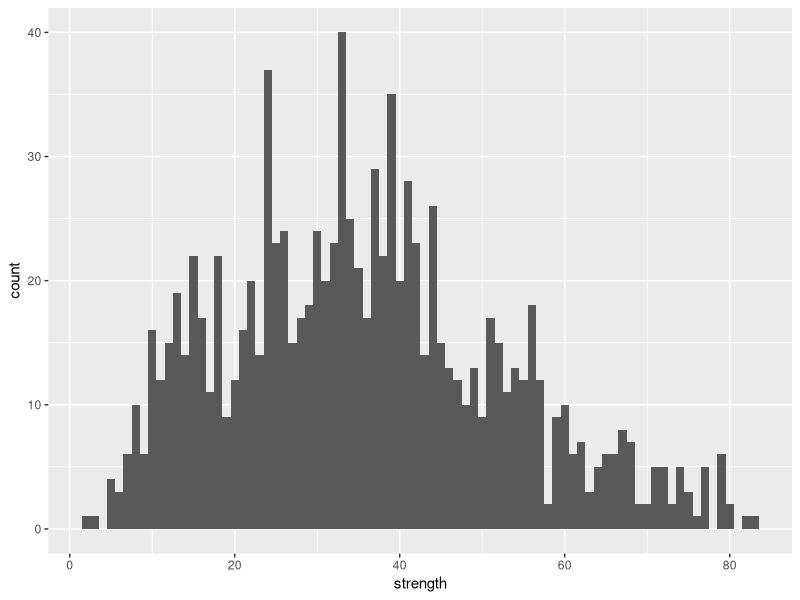
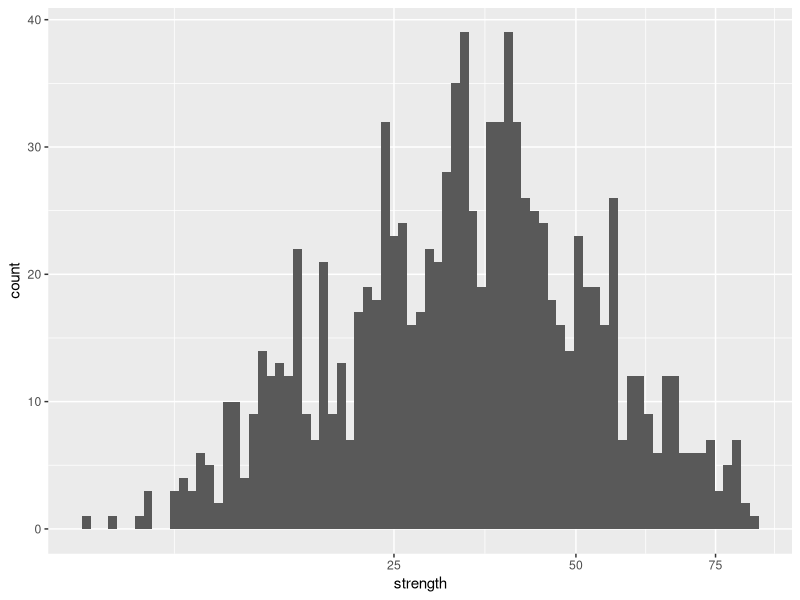
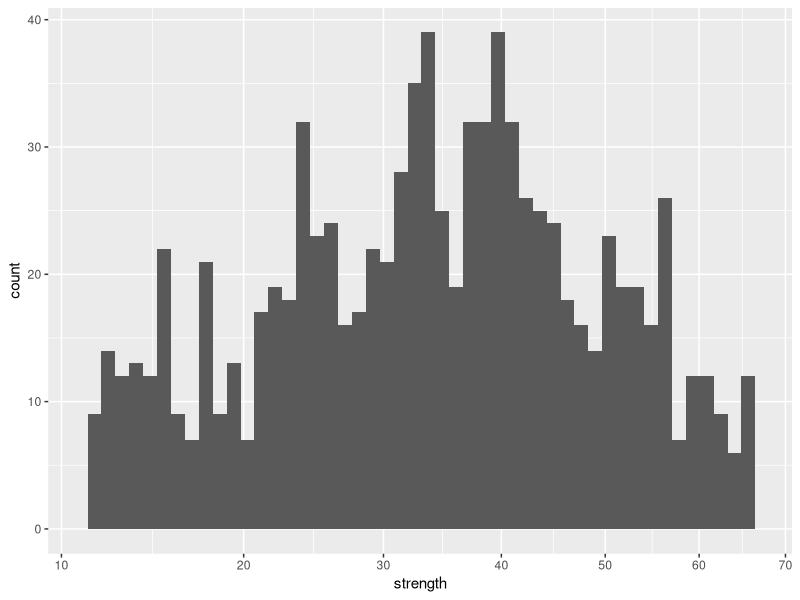
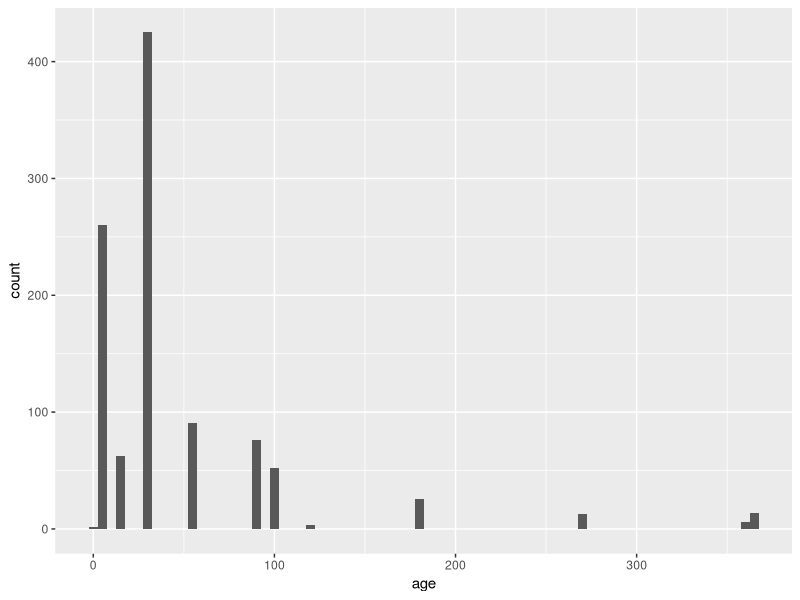
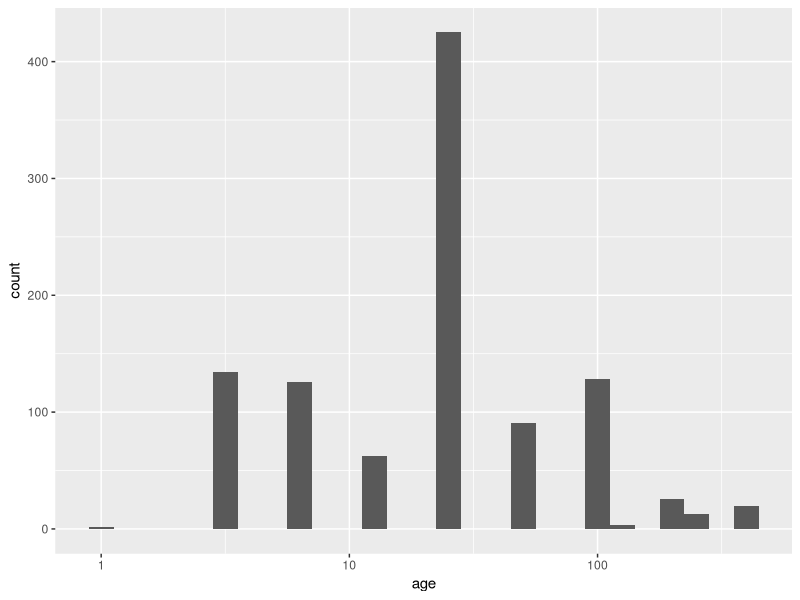
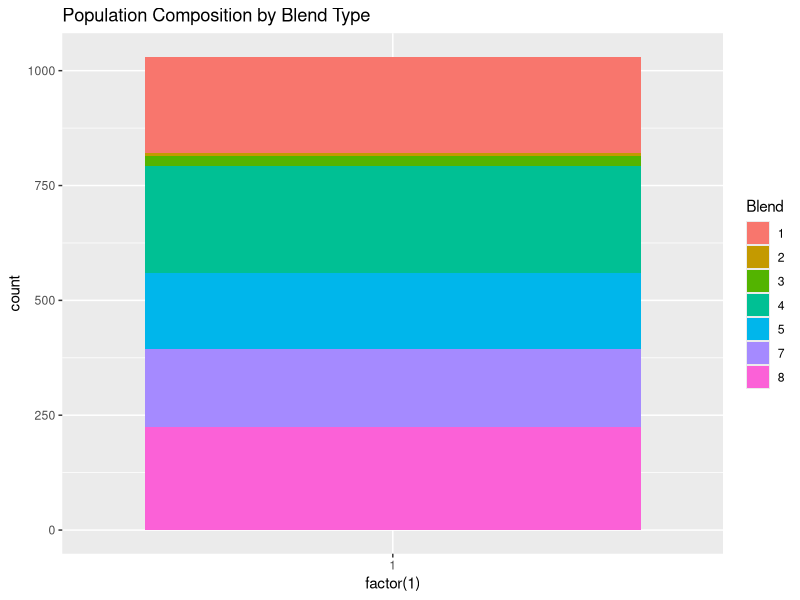
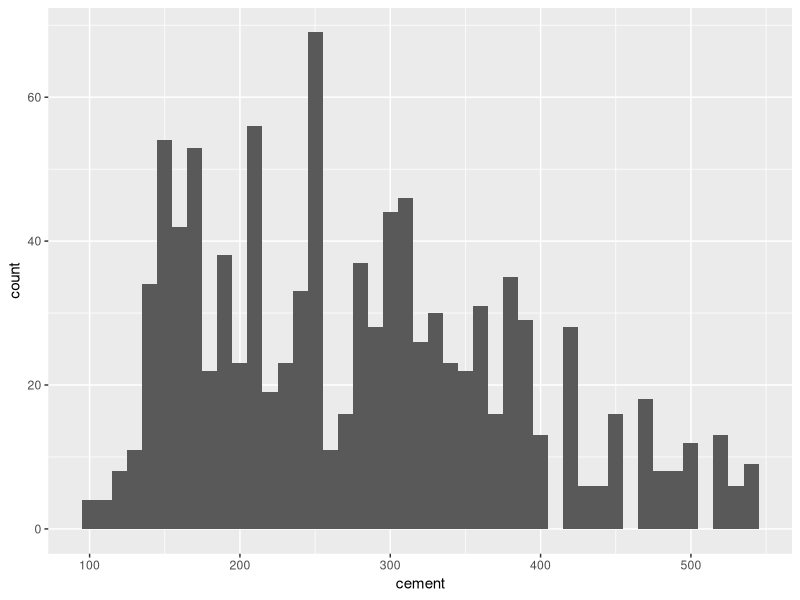
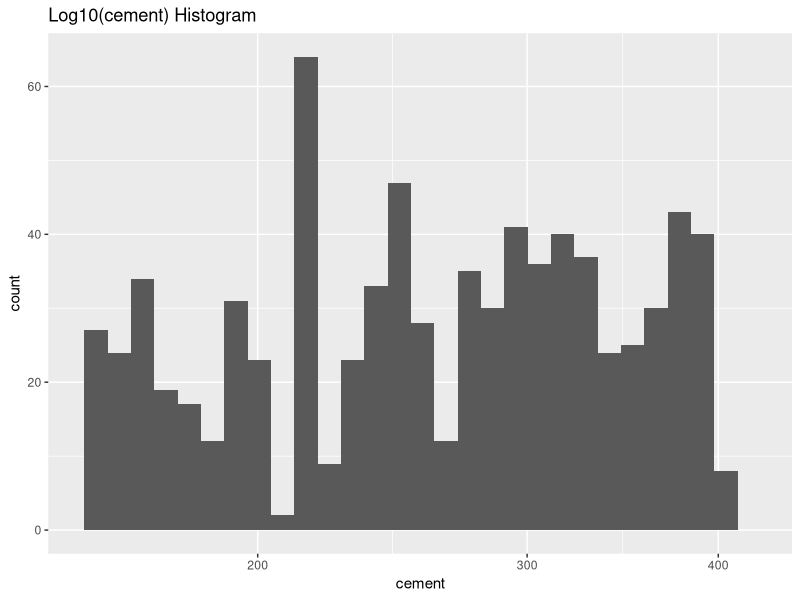

Generate these figures, in order, with R:
## ---- chunk 1
# http://archive.ics.uci.edu/ml/
# http://www.aboutcivil.org/tests-on-concrete.html 
# http://www.cookbook-r.com/Graphs/Colors_(ggplot2)/
# https://stat.ethz.ch/pipermail/r-help/2007-March/128181.html
# http://www.computerworld.com/article/2486425/business-intelligence/business-intelligence-4-data-wrangling-tasks-in-r-for-advanced-beginners.html?page=2
# http://www.r-bloggers.com/my-favorite-graphs/
# http://www.r-bloggers.com/side-by-side-box-plots-with-patterns-from-data-sets-stacked-by-reshape2-and-melt-in-r/
# http://docs.ggplot2.org/current/scale_brewer.html
# http://stackoverflow.com/questions/20442693/how-to-use-ggplot2-to-generate-a-pie-graph
# https://stat.ethz.ch/R-manual/R-devel/library/base/html/nrow.html
# http://www.cookbook-r.com/Graphs/Axes_(ggplot2)/
# http://yihui.name/printr/
# http://www.statmethods.net/stats/regression.html

## ---- chunk 2
# Load all of the packages that you end up using
# in your analysis in this code chunk.

# Notice that the parameter "echo" was set to FALSE for this code chunk.
# This prevents the code from displaying in the knitted HTML output.
# You should set echo=FALSE for all code chunks in your file.
library(dplyr)
library(ggplot2)
library(reshape2)
library(gridExtra)
library(knitr)
library(GGally)
require(scales)

cc_palette<-"Paired"
## ---- chunk 3
# Load the Data
#getwd()
setwd('~/Documents/Udacity/R')
#list.files()

cc<- read.csv('Concrete_Data.csv')

## ---- chunk 4
summary(cc)
## ---- chunk 5

ggplot(aes(x=strength),data=cc) + 
  geom_histogram(binwidth=1) +
  scale_x_continuous()

## ---- chunk 6

ggplot(aes(strength),data=cc) + 
  geom_histogram(binwidth=0.1) +
  scale_x_sqrt()

## ---- chunk 7

ggplot(aes(strength),data=cc) + 
  geom_histogram(binwidth=0.1) +
  scale_x_sqrt(limits=c(quantile(cc$strength,0.05),quantile(cc$strength,0.95)))

## ---- chunk 8

ggplot(aes(x=age),data=cc) + geom_histogram(binwidth=5)
summary(cc$age)

## ---- chunk 9

ggplot(aes(x=age),data=cc) + geom_histogram(binwidth=0.1) + scale_x_log10()

## ---- chunk 10
#colSums(cc==0)

kable(colSums(cc==0), col.names = c("Zeros"))
## ---- chunk 11
#counts <- melt(cc,c('age','strength'))

#ggplot(aes(x=value),data=counts) + 
#  geom_histogram(binwidth=5) + 
#  facet_wrap( ~ variable,scales='free')

## ---- chunk 12

# Add a number to represent each blend (1-8)
cc<-transform(cc,additive_coef=(ifelse(slag,4,0)) + (ifelse(plasticizer,2,0)) + (ifelse(flyash,1,0)) +1)
#cc$additive_coef<-factor(cc$additive_coef)

ggplot(data=cc,aes(x=factor(1),fill=factor(additive_coef))) + 
  geom_bar() +
  scale_fill_discrete(name = "Blend") +
  ggtitle("Population Composition by Blend Type")
  scale_colour_brewer( palette=cc_palette) #+
#  coord_polar(theta = 'y')
## ---- chunk 13

addblends<-function(sl,pl,fa) {
  
    # Return a count of rows from a 
    # subset based on three passed in variables.
    return (nrow(subset(cc,additive_coef==(ifelse(sl,4,0)) + 
                        (ifelse(pl,2,0)) + 
                        (ifelse(fa,1,0)) + 1)))
  
}

# Create a table to support the creation of a pie chart.
Blend<-seq(1,8)
Slag<-c(FALSE,FALSE,FALSE,FALSE,TRUE,TRUE,TRUE,TRUE)
Plasticizer<-c(FALSE,FALSE,TRUE,TRUE,FALSE,FALSE,TRUE,TRUE)
FlyAsh<-c(FALSE,TRUE,FALSE,TRUE,FALSE,TRUE,FALSE,TRUE)

suppressWarnings(rm(blends))
blends <- data.frame(Blend,Slag,Plasticizer,FlyAsh)
blends$Obs_Count<-apply(blends[,c('Slag','Plasticizer','FlyAsh')],1,function(x) {addblends(x[1],x[2],x[3])})

kable(blends,caption = "Table showing the various identified blends based on the presence of additives")
#blends<-melt(blends,c('Obs_Count','Blend'))

## ---- chunk 14
# rcounts <- melt(c_ratios,c('age','strength'))
# summary(rcounts)

#Return the components as ratios given the dataframe as input and a variable for a given denominator.

make_ratio <- function(c_sample,denominator) {
  #avoid divide by zero by returning the same
  denominator <-ifelse(denominator==0,1,denominator)
  return(transform(c_sample,
                     cement=cement/denominator,
                     slag=slag/denominator,
                     flyash=flyash/denominator,
                     water=water/denominator,
                     plasticizer=plasticizer/denominator,
                     coarse_agg=coarse_agg/denominator,
                     fine_agg=fine_agg/denominator
                     ))
}


#Make dataframes based on two ratios to compare
c_ratios <- make_ratio(cc,cc$cement)
w_ratios <- make_ratio(cc,cc$water)

#Create  ratios based on the total weight instead of one ingredient
tot_ratios <- transform(cc,tot_weight=(water + 
                                         cement + 
                                         fine_agg + 
                                         coarse_agg + 
                                         flyash + 
                                         slag + 
                                         plasticizer))

#tot_ratios <- transform(cc,hydration=((water) / (cement + 
#                                                   fine_agg + 
#                                                   coarse_agg + 
#                                                   flyash + 
#                                                   slag + 
#                                                   plasticizer)))

tot_ratios <- make_ratio(tot_ratios,tot_ratios$tot_weight)
#dry_ratios <- make_ratio(tot_ratios,tot_ratios$hydration)

#ggpairs(c_ratios)

## ---- chunk 15
summary(c_ratios)
## ---- chunk 16

ggplot(aes(x=cement),data=cc) + geom_histogram(binwidth=10)

## ---- chunk 17

ggplot(aes(x=cement),data=cc) + geom_histogram() +
  scale_x_log10(limits=c(quantile(cc$cement,0.1),
                         quantile(cc$cement,0.9))) +
    ggtitle("Log10(cement) Histogram")

## ---- chunk 18
ggplot(aes(x=water),data=c_ratios) + geom_histogram(binwidth=0.05) +
  scale_x_continuous()
## ---- chunk 19
ggplot(aes(x=water),data=c_ratios) + geom_histogram(binwidth=0.05) + 
  scale_x_log10(breaks=seq(1,5,1),
                limit=c(quantile(c_ratios$water,0.05),
                        quantile(c_ratios$water,0.95))) +
  ggtitle("Log10(water) Histogram")

ggplot(aes(x=water),data=c_ratios) + geom_histogram(binwidth=0.05) + 
  scale_x_sqrt(breaks=seq(1,5,1),
               limit=c(quantile(c_ratios$water,0.05),
                       quantile(c_ratios$water,0.95))) +
    ggtitle("Sqrt(water) Histogram")

## ---- chunk 20

ggplot(aes(x=slag),data=c_ratios) + geom_histogram(binwidth=0.05) +
  scale_x_continuous()
## ---- chunk 21

ggplot(aes(x=slag),data=c_ratios) + geom_histogram(binwidth=0.05) +
 scale_x_continuous(limits=c(0.1,quantile(c_ratios$slag,0.95))) +
 ggtitle("Slag Histogram Trimmed of Zeros and Outliers")
 
ggplot(aes(x=slag),data=c_ratios) + geom_histogram(binwidth=0.05) +
 scale_x_log10(limits=c(0.1,quantile(c_ratios$slag,0.95)),breaks=seq(0.4,1.2,0.4))+
 ggtitle("log10(slag) Histogram")
 
ggplot(aes(x=slag),data=c_ratios) + geom_histogram(binwidth=0.05) +
 scale_x_sqrt(limits=c(0.1,quantile(c_ratios$slag,0.95)))+
 ggtitle("sqrt(slag) Histogram")
 
## ---- chunk 22

ggplot(aes(x=flyash),data=c_ratios) + geom_histogram(binwidth=0.05)

## ---- chunk 23

ggplot(aes(x=flyash),data=c_ratios) + geom_histogram(binwidth=0.05) +
 scale_x_continuous(limits=c(0.1,quantile(c_ratios$flyash,0.95)),breaks=seq(0.25,1,0.25)) +
 ggtitle("Flyash Histogram Trimmed of Zeros and Outliers")
 
ggplot(aes(x=flyash),data=c_ratios) + geom_histogram(binwidth=0.05) +
 scale_x_log10(limits=c(0.1,quantile(c_ratios$flyash,0.95)),breaks=seq(0.25,1,0.25))+
 ggtitle("log10(flyash) Histogram")
 
ggplot(aes(x=flyash),data=c_ratios) + geom_histogram(binwidth=0.05) +
 scale_x_sqrt(limits=c(0.1,quantile(c_ratios$flyash,0.95)),breaks=seq(0.25,1,0.25))+
 ggtitle("sqrt(flyash) Histogram")
## ---- chunk 24

ggplot(aes(x=plasticizer),data=c_ratios) + geom_histogram(binwidth=0.01)

## ---- chunk 25

ggplot(aes(x=plasticizer),data=c_ratios) + 
  geom_histogram(binwidth=0.002) +
  scale_x_continuous(limits=c(0.01,quantile(c_ratios$plasticizer,0.95))) +
  ggtitle("Pasticizer Histogram with Zeros and Outliers Removed")

ggplot(aes(x=plasticizer),data=c_ratios) + 
  geom_histogram(binwidth=0.01) +
  scale_x_log10(limits=c(0.01,quantile(c_ratios$plasticizer,0.95)),
                breaks=seq(0.01,0.06,0.01)) +
  ggtitle("log10(pasticizer) Histogram")
 
 ggplot(aes(x=plasticizer),data=c_ratios) + 
   geom_histogram(binwidth=0.005) +
   scale_x_sqrt(limits=c(0.01,quantile(c_ratios$plasticizer,0.95)),
                breaks=seq(0.01,0.06,0.01)) +
   ggtitle("sqrt(pasticizer) Histogram")

## ---- chunk 26

ggplot(aes(x=fine_agg),data=c_ratios) + geom_histogram(binwidth=0.2)

## ---- chunk 27

ggplot(aes(x=fine_agg),data=c_ratios) + 
   geom_histogram(binwidth=0.02) +
   scale_x_log10(limits=c(quantile(c_ratios$fine_agg,0.05),
                          quantile(c_ratios$fine_agg,0.95)),
                 breaks=seq(1,6,1)) +
   ggtitle("log10(fine_agg) Histogram")
 
ggplot(aes(x=fine_agg),data=c_ratios) + 
  geom_histogram(binwidth=0.05) +
  scale_x_sqrt(limits=c(quantile(c_ratios$fine_agg,0.05),
                        quantile(c_ratios$fine_agg,0.95)),
               breaks=seq(1,6,1)) +
  ggtitle("sqrt(fine_agg) Histogram")
## ---- chunk 28

ggplot(aes(x=coarse_agg),data=c_ratios) + geom_histogram(binwidth=0.2)
## ---- chunk 29

ggplot(aes(x=coarse_agg),data=c_ratios) + 
  geom_histogram(binwidth=0.02) +
  scale_x_log10(limits=c(quantile(c_ratios$coarse_agg,0.05),quantile(c_ratios$coarse_agg,0.95)),
                 breaks=seq(1,8,1)) +
  ggtitle("log10(coarse_agg) Histogram")
 
ggplot(aes(x=coarse_agg),data=c_ratios) + 
  geom_histogram(binwidth=0.05) +
  scale_x_sqrt(limits=c(quantile(c_ratios$coarse_agg,0.05),quantile(c_ratios$coarse_agg,0.95)),
                 breaks=seq(1,8,1)) +
  ggtitle("sqrt(coarse_agg) Histogram")
## ---- chunk 30
ggcorr(w_ratios, method = c("pairwise", "pearson"), pallette = "RdYlGn", label = TRUE, cex=2.5) +
 ggtitle("Ratio of Water")
## ---- chunk 31
ggcorr(c_ratios, method = c("pairwise", "pearson"), pallette = "RdYlGn", label = TRUE, cex=2.5) +
  ggtitle("Ratio of Cement")
## ---- chunk 32
ggcorr(tot_ratios, method = c("pairwise", "pearson"), pallette = "RdYlGn", label = TRUE, cex=2.5) +
  ggtitle("Ratio of Total")
## ---- chunk 33
summary(tot_ratios$tot_weight)
## ---- chunk 34
#water ratio
#pairs(w_ratios)

#cement ratio
#pairs(c_ratios)



# pairs(data=w_ratios,~ strength + log10(age) + log10(water) + sqrt(flyash) + sqrt(slag) + sqrt(plasticizer) + coarse_agg + fine_agg, lower.panel=panel.smooth, pch=20, main="Cement Mixture Scatterplot Matrix "  )

#ggpairs(data=c_ratios,~ strength + 
#                        log10(age) + 
#                        log10(water) + 
#                        sqrt(flyash) + 
#                        sqrt(slag) + 
#                        sqrt(plasticizer) + 
#                        coarse_agg + 
#                        fine_agg, 
#                    lower.panel=panel.smooth, 
#                    pch=20, 
#                    main="Cement Mixture Scatterplot Matrix"  )

#ggpairs(data=c_ratios)
#ggpairs(c_ratios, 
#  upper = list(params = c(size = 4)),
#  diag=list(continuous="bar", params=c(colour="blue")),
#  lower = list(continuous = "smooth", params = c(method = "loess", fill = "blue"))
#)

## ---- chunk 35

ggplot(aes(x=age,y=strength),data=c_ratios) +
  geom_point( alpha=0.2,na.position=position_jitter(w=0.1,h=0.1)) +
  geom_smooth(method='loess',na.rm=TRUE) + 
  scale_x_continuous(limits=c(1,365)) +
  scale_y_continuous()

fit1 <- lm(strength ~ age,
                        data=c_ratios)
summary(fit1)
## ---- chunk 36

ggplot(aes(x=age,y=strength),data=c_ratios) +
  geom_point( alpha=0.2,na.rm=TRUE,position=position_jitter(w=0.1,h=0.1)) +
  geom_smooth(method='loess',na.rm=TRUE) + 
  scale_x_log10(limits=c(1,365)) +
  scale_y_continuous()

fit2 <- lm(log10(strength) ~ age,
                        data=c_ratios)
summary(fit2)

## ---- chunk 37

ggplot(aes(x=age,y=strength),data=c_ratios) +
  geom_point( alpha=0.2,na.rm=TRUE,position=position_jitter(w=0.1,h=0.1)) +
  geom_smooth(method='loess',na.rm=TRUE) + 
  scale_x_log10(limits=c(1,365)) +
  scale_y_log10()

fit3 <- lm(log10(strength) ~ log10(age),
                        data=c_ratios)
summary(fit3)


## ---- chunk 38

ggplot(aes(x=water,y=strength),data=c_ratios) + 
  geom_point(alpha=0.4,na.rm=TRUE,position=position_jitter(w=0.1,h=0.1)) + 
  geom_smooth(method='loess',na.rm=TRUE) + 
  scale_x_continuous(limits=c(quantile(c_ratios$water,0.1),
                              quantile(c_ratios$water,0.9)),
                    breaks=seq(0.25,1,0.25)) +
  scale_y_log10()

fit1 <- lm(log10(strength) ~ water,
                        data=c_ratios)
summary(fit1)

## ---- chunk 39
ggplot(aes(x=water,y=strength),data=c_ratios) + 
  geom_point(alpha=0.4,na.rm=TRUE,position=position_jitter(w=0.1,h=0.1)) + 
  geom_smooth(method='loess',na.rm=TRUE) + 
  scale_x_log10(limits=c(0.25,quantile(c_ratios$water,0.9)),breaks=seq(0.25,1,0.25)) +
  scale_y_log10()

fit2 <- lm(log10(strength) ~ log10(water),
                        data=c_ratios)
summary(fit2)

## ---- chunk 40

ggplot(aes(x=water,y=strength),data=c_ratios) + 
  geom_point(alpha=0.4,na.rm=TRUE,position=position_jitter(w=0.1,h=0.1)) + 
  geom_smooth(method='loess',na.rm=TRUE) + 
  scale_x_sqrt(limits=c(0.25,quantile(c_ratios$water,0.9)),breaks=seq(0.25,1,0.25)) +
  scale_y_log10()

fit3 <- lm(log10(strength) ~ sqrt(water),
                        data=c_ratios)
summary(fit3)
## ---- chunk 41

ggplot(aes(x=slag,y=strength),data=c_ratios) + 
  geom_point( alpha=0.2,na.rm=TRUE,position=position_jitter(w=0.01,h=0.01)) + 
  geom_smooth(method='loess',na.rm=TRUE) + 
  scale_x_sqrt(limits=c(0.25,quantile(c_ratios$slag,0.9)),breaks=c(0.45,1.0,0.15)) +
  scale_y_sqrt()
## ---- chunk 42
ggplot(aes(x=flyash,y=strength),data=c_ratios) + 
  geom_point( alpha=0.4,na.rm=TRUE,position=position_jitter(w=0.01,h=0.01)) + 
  geom_smooth(method='loess',na.rm=TRUE) + 
  scale_x_sqrt(limits=c(0.25,quantile(c_ratios$flyash,0.9))) +
  scale_y_sqrt()
## ---- chunk 43
ggplot(aes(x=plasticizer,y=strength),data=c_ratios) + 
  geom_point( alpha=0.4,na.rm=TRUE,position=position_jitter(w=0.1,h=0.1)) + 
  geom_smooth(method='loess',na.rm=TRUE) + 
  scale_x_sqrt(limits=c(0.025,quantile(c_ratios$plasticizer,0.9))) +
  scale_y_sqrt()
## ---- chunk 44
ggplot(aes(x=fine_agg,y=strength),data=c_ratios) +
  geom_point( alpha=0.2,na.rm=TRUE,position=position_jitter(w=0.1,h=0.1)) +
  geom_smooth(method='loess',na.rm=TRUE) + 
  scale_x_log10(limits=c(quantile(c_ratios$fine_agg,0.1),quantile(c_ratios$fine_agg,0.9)), breaks=seq(1,4,0.5)) +
  scale_y_sqrt(limits=c(quantile(c_ratios$strength,0.1),quantile(c_ratios$strength,0.9)), breaks=seq(10,100,10))
## ---- chunk 45
ggplot(aes(x=coarse_agg,y=strength),data=c_ratios) +
  geom_point( alpha=0.2,na.rm=TRUE,position=position_jitter(w=0.1,h=0.1)) +
  geom_smooth(method='loess',na.rm=TRUE) + 
  scale_x_log10(limits=c(quantile(c_ratios$coarse_agg,0.1),quantile(c_ratios$coarse_agg,0.9)), breaks=seq(1,6,0.5)) +
  scale_y_sqrt(limits=c(quantile(c_ratios$strength,0.1),quantile(c_ratios$strength,0.9)), breaks=seq(10,100,10))
## ---- chunk 46

ggplot(aes(x=factor(additive_coef), y=strength),data=c_ratios) + geom_boxplot() + scale_x_discrete(breaks=seq(1,8)) + xlab('Concrete Blend') + ylab('Strength') + scale_colour_brewer( palette=cc_palette) 

## ---- chunk 47

c_ratios$Has_Fly_Ash<-ifelse(c_ratios$flyash==0,FALSE,TRUE)
c_ratios$Has_Plasticizer<-ifelse(c_ratios$plasticizer==0,FALSE,TRUE)
c_ratios$Has_Slag<-ifelse(c_ratios$slag==0,FALSE,TRUE)

ggplot(aes(x=water,y=strength),data=c_ratios) + 
  geom_point( aes(color=age),na.rm=TRUE) + 
  geom_smooth(method='loess',na.rm=TRUE) + 
  scale_color_gradient() +
  scale_x_log10(limits=c(0.25,quantile(c_ratios$water,0.9)),breaks=seq(0.25,1,0.25)) +
  scale_y_sqrt()

## ---- chunk 48

ggplot(aes(x=water,y=strength),data=c_ratios) + 
  geom_point( aes(color=log10(age)),na.rm=TRUE) + 
  geom_smooth(method='loess',na.rm=TRUE) + 
  scale_color_gradient() +
  scale_x_log10(limits=c(0.25,quantile(c_ratios$water,0.9)),breaks=seq(0.25,1,0.25)) +
  scale_y_sqrt()

## ---- chunk 49
day_breaks<-c(0,30,120,240,365)
c_ratios$age_range<-cut(c_ratios$age,breaks=day_breaks)

ggplot(aes(x=water,y=strength),data=c_ratios) + 
  geom_point( aes(color=age_range),na.rm=TRUE) + 
  geom_smooth(aes(color=age_range),method="loess",na.rm=TRUE,se=FALSE) + 
  scale_color_discrete() +
  scale_x_log10(limits=c(0.25,quantile(c_ratios$water,0.9)),breaks=seq(0.25,1,0.25)) +
  scale_y_sqrt()

## ---- chunk 50
hydration_levels<-seq(0,2.5,0.25)
c_ratios$hydration_level<-cut(c_ratios$water,breaks=hydration_levels)

ggplot(aes(x=age,y=strength),data=c_ratios) + 
  geom_point( aes(color=hydration_level),
              alpha=0.4,
              position=position_jitter(w=0.1,h=0.1),na.rm=TRUE) + 
  geom_smooth(aes(color=hydration_level),method="lm",na.rm=TRUE,se=FALSE) + 
  scale_color_discrete() +
  scale_x_log10() +
  scale_y_sqrt()
## ---- chunk 51

ggplot(aes(x=water,y=strength),data=c_ratios) + 
  geom_point( aes(color=Has_Plasticizer,size=slag),position=position_jitter(w=0.1,h=0.1),na.rm=TRUE) + 
  geom_smooth(aes(color=Has_Plasticizer),method='loess',na.rm=TRUE) + 
 # scale_colour_brewer( palette=2) +
  scale_x_log10(limits=c(quantile(c_ratios$water,0.05),
                         quantile(c_ratios$water,0.95)),
                breaks=seq(0.25,1.25,0.25)) +
  scale_y_sqrt()
## ---- chunk 52
ggplot(aes(x=water,y=strength),data=c_ratios) + 
  geom_point( aes(color=Has_Slag,size=plasticizer),position=position_jitter(w=0.1,h=0.1),na.rm=TRUE) + 
  geom_smooth(aes(color=Has_Slag),method='loess',na.rm=TRUE) + 
 # scale_colour_brewer( palette=2) +
  scale_x_log10(limits=c(quantile(c_ratios$water,0.05),
                         quantile(c_ratios$water,0.95)),
                breaks=seq(0.25,1.25,0.25)) +
  scale_y_sqrt()

## ---- chunk 53
ggplot(aes(x=water,y=strength),data=c_ratios) + 
  geom_point( aes(color=Has_Plasticizer,size=flyash),position=position_jitter(w=0.1,h=0.1),na.rm=TRUE) + 
  geom_smooth(aes(color=Has_Plasticizer),method='loess',na.rm=TRUE) + 
 # scale_colour_brewer( palette=2) +
  scale_x_log10(limits=c(quantile(c_ratios$water,0.05),
                         quantile(c_ratios$water,0.95)),
                breaks=seq(0.25,1.25,0.25)) +
  scale_y_sqrt()
## ---- chunk 54
ggplot(aes(x=water,y=strength),data=c_ratios) + 
  geom_point( aes(color=Has_Fly_Ash,size=plasticizer),position=position_jitter(w=0.1,h=0.1),na.rm=TRUE) +   geom_smooth(aes(color=Has_Fly_Ash),method='loess',na.rm=TRUE) + 
 # scale_colour_brewer( palette=2) +
  scale_x_log10(limits=c(quantile(c_ratios$water,0.05),
                         quantile(c_ratios$water,0.95)),
                breaks=seq(0.25,1.25,0.25)) +
  scale_y_sqrt()
## ---- chunk 55
ggplot(aes(x=water,y=strength),data=subset(c_ratios,Has_Plasticizer==FALSE)) + 
  geom_point( aes(color=Has_Fly_Ash,size=flyash),position=position_jitter(w=0.1,h=0.1),na.rm=TRUE) +   geom_smooth(aes(color=Has_Fly_Ash),method='loess',na.rm=TRUE) + 
 # scale_colour_brewer( palette=2) +
  scale_x_log10(limits=c(quantile(c_ratios$water,0.05),
                         quantile(c_ratios$water,0.95)),
                breaks=seq(0.25,1.25,0.25)) +
  scale_y_sqrt()
## ---- chunk 56


tot_ratio_top<-subset(tot_ratios,strength>=60)
tot_ratio_pop<-subset(tot_ratios, strength %in% sample(tot_ratios$strength,nrow(subset(tot_ratios,strength>=60))))

tot_ratio_top<-transform(tot_ratio_top,sample='strongest')
tot_ratio_pop<-transform(tot_ratio_pop,sample='population')
tot_ratio_df<-rbind(tot_ratio_top,tot_ratio_pop)


#names(tot_ratio_df)
tot_ratio_summary <- tot_ratio_df %>%
                      group_by(sample) %>%
                      summarize(cement=mean(cement),
                                slag=mean(slag),
                                flyash=mean(flyash),
                                plasticizer=mean(plasticizer),
                                water=mean(water),
                                fine_agg=mean(fine_agg),
                                coarse_agg=mean(coarse_agg))

#names(tot_ratio_summary)
#head(tot_ratio_summary)                  


tot_ratio_summary<-melt(tot_ratio_summary,c('sample'))

ggplot(aes(x=factor(sample),y=value*100,fill=factor(variable)),data=tot_ratio_summary) + 
  geom_bar(stat='identity')  + 
  coord_flip() + 
  scale_colour_brewer( palette=cc_palette) +
  scale_fill_discrete(name = "Component") +
  ylab('Mixture Composition') + 
  xlab('Blend Type') +
  scale_x_discrete()

## ---- chunk 57
# fit <- lm(strength ~ age + water + slag + plasticizer + flyash, data=c_ratios)
# fit <- lm(sqrt(strength) ~ log10(age) + log10(water) + slag + plasticizer + flyash, data=c_ratios)
# fit <- lm(sqrt(strength) ~ log10(age) + log10(water) + sqrt(slag) + sqrt(plasticizer) + sqrt(flyash) + coarse_agg + fine_agg, data=c_ratios)
## ---- chunk 58
# Fit the linear regression model

fit <- lm(sqrt(strength) ~ log10(age) + 
                        log10(water) + 
                        sqrt(slag) + 
                        sqrt(plasticizer) + 
                        sqrt(flyash) +
                        log10(fine_agg) +
                        log10(coarse_agg),
                        data=c_ratios)



#fit <- lm(strength ~        log10(age) +
#                            log10(water) +
#                            slag +
#                            plasticizer + 
#                            flyash +
#                            fine_agg +
#                            coarse_agg,
#                        data=tot_ratios)
# show results
summary(fit) 
coefficients(fit)
plot(fit)

## ---- chunk 59


# class up the labels a little bit for the chart.
day_breaks<-c(0,30,120,240,365)

day_ranges<-c("0-30 days",
              "31-120 days",
              "121-240 days",
              "241-360 days")

values<-c("(0,30]"="#66C2A5",
          "(30,120]"="#FC8D62",
          "(120,240]"="#8DA0CB",
          "(240,365]"="#E78AC3")
#values<-c("1"="blue","2"="red","3"="green","4"="pink")

c_ratios$age_range<-cut(c_ratios$age,breaks=day_breaks)
c_ratios$age_range<-factor(c_ratios$age_range)

ggplot(aes(x=water,y=strength),data=c_ratios) + 
  geom_point( aes(color=age_range),na.rm=TRUE) + 
  stat_smooth(aes(color=age_range),na.rm=TRUE,se=FALSE,method='loess') + 
  scale_colour_manual( values = values,labels = day_ranges) +
  scale_x_log10(limits=c(0.25,quantile(c_ratios$water,0.9)),breaks=seq(0.25,1,0.25)) +
  ggtitle('Strength vs. Water Showing the Effects of Cure Time') +
  labs(color="Age Range") +
  xlab('Total Water in kg per kg of cement') + 
  ylab('Compressive Strength in MPa') +
  scale_y_sqrt()

## ---- chunk 60
set.seed(2233)

compare_strongest_top<-subset(c_ratios,strength>=60)
compare_strongest_pop<-subset(c_ratios, strength %in% sample(c_ratios$strength,nrow(subset(c_ratios,strength>=60))))

compare_strongest_top<-transform(compare_strongest_top,sample='strongest')
compare_strongest_pop<-transform(compare_strongest_pop,sample='population')
#rm(compare_strongest)
compare_strongest<-rbind(compare_strongest_top,compare_strongest_pop)
#names(compare_strongest)
compare_strongest<-melt(compare_strongest,c('cement','sample','Has_Fly_Ash','Has_Plasticizer','Has_Slag','additive_coef','strength','age','age_range','hydration_level'))

ggplot(aes(x=variable,y=value,color=sample),data=compare_strongest) +  
  geom_boxplot(outlier.size = 1) + 
  facet_wrap(~variable,scales='free',ncol=2) + 
  scale_colour_brewer( palette=cc_palette) + 
  ggtitle('Composition of Strongest Blends vs The Population') +
  labs(color="Sample") + 
  xlab("Variable") +
  ylab("Weight in Kg per Kg of Cement") 

#summary(subset(compare_strongest,sample=='population')$strength)
#summary(subset(compare_strongest,sample=='strongest')$strength)


## ---- chunk 61


 ggplot(aes(x=water,y=strength),data=subset(c_ratios,additive_coef==1 | additive_coef==7 ))  +
  geom_point(aes(color=factor(additive_coef))) +
  geom_smooth(aes(color=factor(additive_coef)),method='lm',na.rm=TRUE) +
  scale_colour_brewer( palette=cc_palette) + 
  ggtitle('Hydration vs. Compressive Strength Showing the Effects of Additives') +
  xlab('Water in kg') + 
  ylab('Strength in MPa') + 
  labs(color = "Blend") +
  scale_x_log10(breaks=seq(0.1,1.25,0.25)) +
  scale_y_sqrt()

